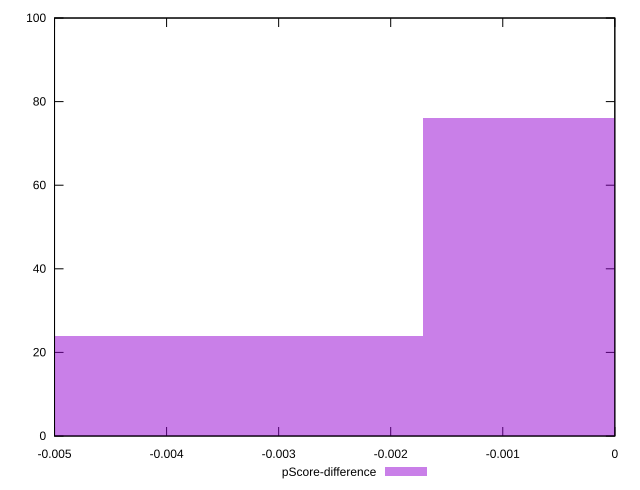

Source code (gnuplot):
reset

$pScoreDifference <<EOF
-0.003416396988771242 24
0 76
EOF

set key outside below
set boxwidth 0.003416396988771242
set xrange [-0.0050000000000000044:0]
set yrange [0:100]
set trange [0:100]
set style fill transparent solid 0.5 noborder
set terminal svg size 640, 490 enhanced background rgb 'white'
set output "reports/report_00032_2021-02-25T10-28-15.087Z/unused-css-rules/samples/astro/pScore-difference/histogram.svg"

plot $pScoreDifference title "pScore-difference" with boxes

reset
